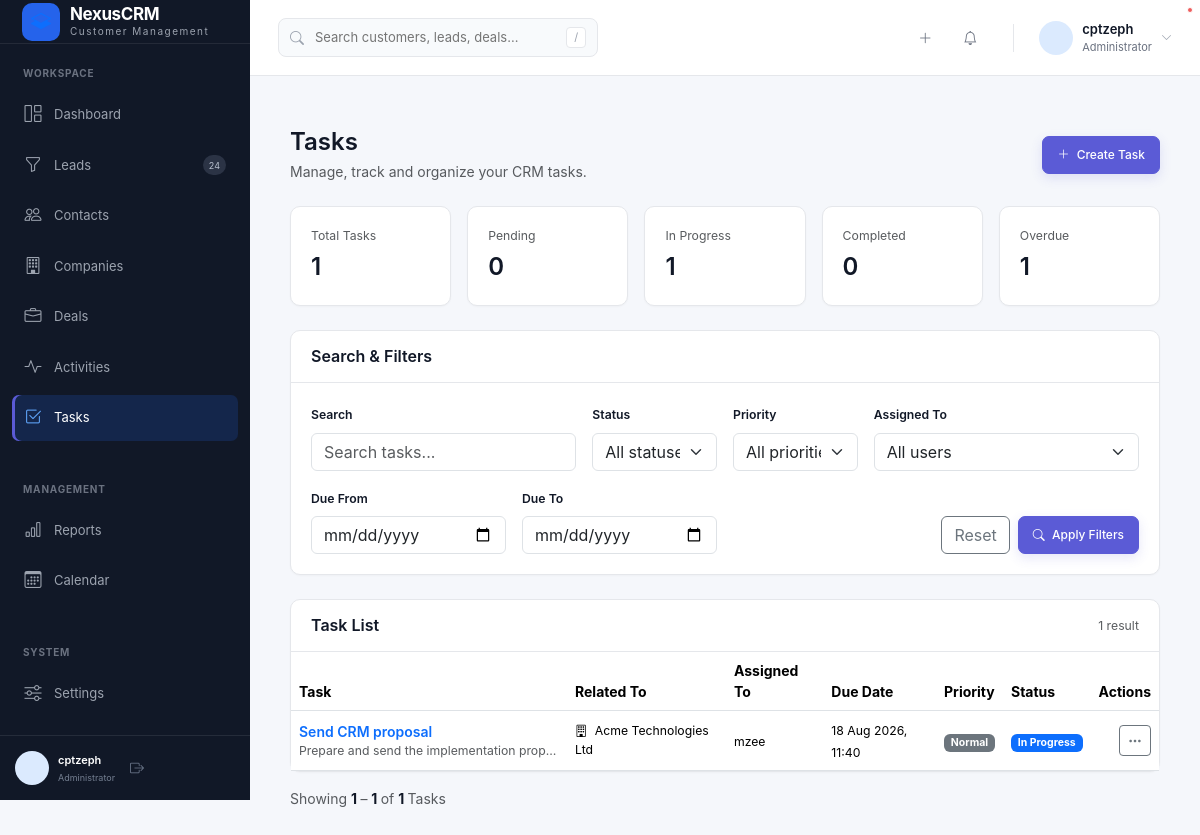
Page /tasks/ (signed in) on the earlier database version.
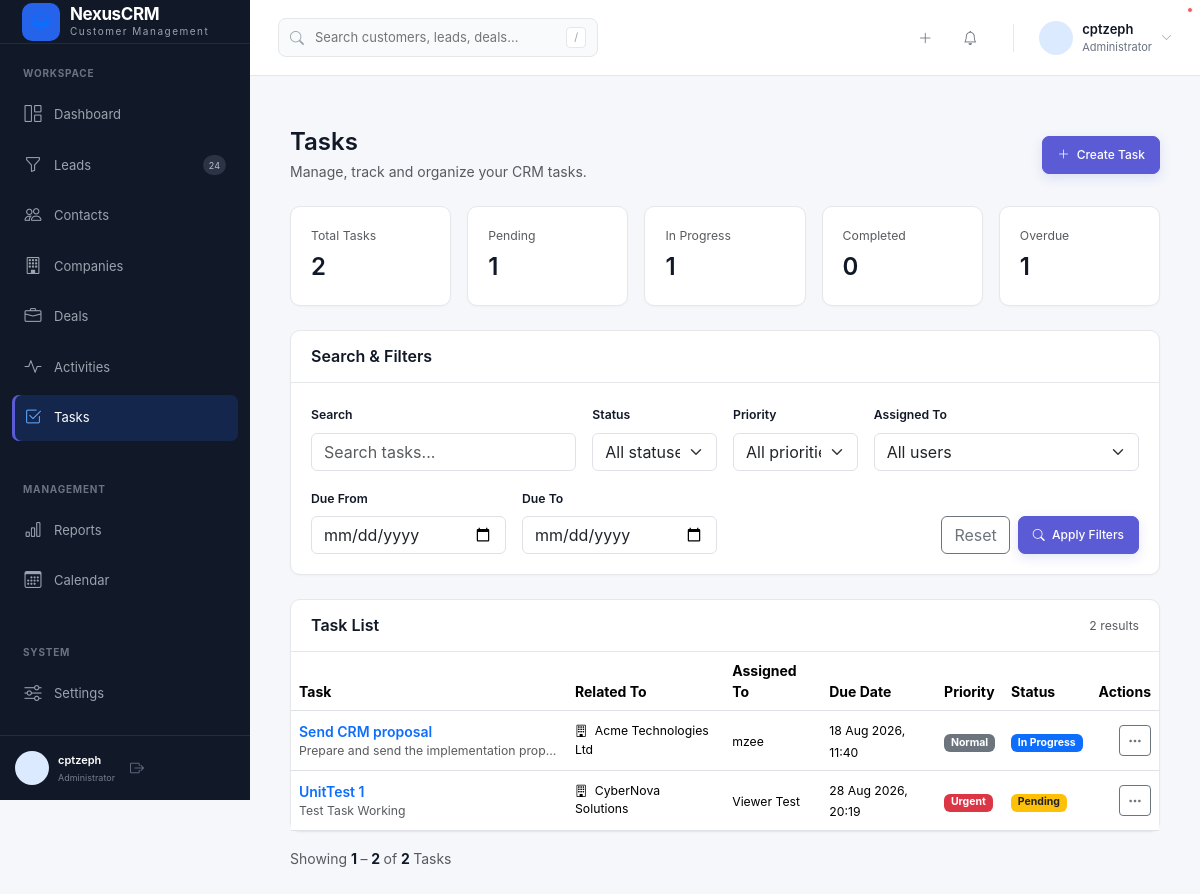
Same page on the later database version.
### crmApp/models.py (models this page shows, shortened)
class Task(models.Model):
    PRIORITY_LOW = "low"
    PRIORITY_NORMAL = "normal"
    PRIORITY_HIGH = "high"
    PRIORITY_URGENT = "urgent"
    PRIORITY_CHOICES = [
        (PRIORITY_LOW, "Low"),
        (PRIORITY_NORMAL, "Normal"),
        (PRIORITY_HIGH, "High"),
        (PRIORITY_URGENT, "Urgent"),
    ]
    STATUS_PENDING = "pending"
    STATUS_IN_PROGRESS = "in_progress"
    STATUS_COMPLETED = "completed"
    STATUS_CANCELLED = "cancelled"
    STATUS_CHOICES = [
        (STATUS_PENDING, "Pending"),
        (STATUS_IN_PROGRESS, "In Progress"),
        (STATUS_COMPLETED, "Completed"),
        (STATUS_CANCELLED, "Cancelled"),
    ]
    title = models.CharField(
        max_length=200
    )
    description = models.TextField(
        blank=True
    )
    company = models.ForeignKey(
        Company,
        on_delete=models.CASCADE,
        null=True,
        blank=True,
        related_name="tasks"
    )
    contact = models.ForeignKey(
        Contact,
        on_delete=models.CASCADE,
        null=True,
        blank=True,
        related_name="tasks"
    )
    lead = models.ForeignKey(
        Lead,
        on_delete=models.CASCADE,
        null=True,
        blank=True,
        related_name="tasks"
    )
    deal = models.ForeignKey(
        Deal,
        on_delete=models.CASCADE,
        null=True,
        blank=True,
        related_name="tasks"
    )
    assigned_to = models.ForeignKey(
        User,
        on_delete=models.SET_NULL,
        null=True,
        blank=True,
        related_name="assigned_tasks"
    )
    due_date = models.DateTimeField(
        null=True,
        blank=True
    )
    priority = models.CharField(
        max_length=20,
        choices=PRIORITY_CHOICES,
        default=PRIORITY_NORMAL
    )
    status = models.CharField(
        max_length=20,
        choices=STATUS_CHOICES,
        default=STATUS_PENDING
    )
    created_by = models.ForeignKey(
        User,
        on_delete=models.SET_NULL,
        null=True,
        related_name="created_tasks"
    )
    created_at = models.DateTimeField(
        auto_now_add=True
    )
    updated_at = models.DateTimeField(
        auto_now=True
    )
    class Meta:
        ordering = ["due_date", "-created_at"]
        indexes = [
            models.Index(fields=["status"]),
            models.Index(fields=["priority"]),
            models.Index(fields=["due_date"]),
            models.Index(fields=["assigned_to"]),
        ]

class Company(models.Model):
    INDUSTRY_CHOICES = [
        ("technology", "Technology"),
        ("finance", "Finance"),
        ("healthcare", "Healthcare"),
        ("education", "Education"),
        ("retail", "Retail"),
        ("manufacturing", "Manufacturing"),
        ("real_estate", "Real Estate"),
        ("hospitality", "Hospitality"),
        ("other", "Other"),
    ]
    name = models.CharField(max_length=200)
    industry = models.CharField(
        max_length=50,
        choices=INDUSTRY_CHOICES,
        blank=True
    )
    website = models.URLField(blank=True)
    email = models.EmailField(blank=True)
    phone = models.CharField(max_length=50, blank=True)
    address = models.TextField(blank=True)
    city = models.CharField(max_length=100, blank=True)
    country = models.CharField(max_length=100, blank=True)
    description = models.TextField(blank=True)
    owner = models.ForeignKey(
        User,
        on_delete=models.SET_NULL,
        null=True,
        blank=True,
        related_name="owned_companies"
    )
    created_at = models.DateTimeField(auto_now_add=True)
    updated_at = models.DateTimeField(auto_now=True)
    class Meta:
        ordering = ["name"]

### crmApp/views.py (the view, shortened to what this page needs)
# urls.py: path("tasks/", views.task_list, name="tasks"),
@login_required
def task_list(request):
    tasks = Task.objects.select_related(
        "company",
        "contact",
        "lead",
        "deal",
        "assigned_to",
        "created_by",
    )
    search = request.GET.get(
        "search",
        ""
    ).strip()
    status = request.GET.get(
        "status",
        ""
    ).strip()
    priority = request.GET.get(
        "priority",
        ""
    ).strip()
    assigned_to = request.GET.get(
        "assigned_to",
        ""
    ).strip()
    if status:
        tasks = tasks.filter(
            status=status
        )
    if priority:
        tasks = tasks.filter(
            priority=priority
        )
    if assigned_to:
        tasks = tasks.filter(
            assigned_to_id=assigned_to
        )
    date_from = request.GET.get(
        "date_from",
        ""
    ).strip()
    date_to = request.GET.get(
        "date_to",
        ""
    ).strip()
    if date_from:
        tasks = tasks.filter(
            due_date__date__gte=date_from
        )
    if date_to:
        tasks = tasks.filter(
            due_date__date__lte=date_to
        )
    total_tasks = tasks.count()
    pending_tasks = tasks.filter(
        status=Task.STATUS_PENDING
    ).count()
    in_progress_tasks = tasks.filter(
        status=Task.STATUS_IN_PROGRESS
    ).count()
    completed_tasks = tasks.filter(
        status=Task.STATUS_COMPLETED
    ).count()
    overdue_tasks = tasks.filter(
        due_date__lt=timezone.now()
    ).exclude(
        status__in=[
            Task.STATUS_COMPLETED,
            Task.STATUS_CANCELLED,
        ]
    ).count()
    paginator = Paginator(
        tasks,
        10
    )
    page_number = request.GET.get(
        "page"
    )
    page_obj = paginator.get_page(
        page_number
    )
    context = {
        "page_obj": page_obj,
        "tasks": page_obj.object_list,
        "total_tasks": total_tasks,
        "pending_tasks": pending_tasks,
        "in_progress_tasks": in_progress_tasks,
        "completed_tasks": completed_tasks,
        "overdue_tasks": overdue_tasks,
        "users": User.objects.filter(
            is_active=True
        ).order_by(
            "first_name",
            "last_name",
            "username"
        ),
        "status_choices": Task.STATUS_CHOICES,
        "priority_choices": Task.PRIORITY_CHOICES,
        "selected_status": status,
        "selected_priority": priority,
        "selected_assigned_to": assigned_to,
        "date_from": date_from,
        "date_to": date_to,
        "search": search,
        "can_create_task": can_manage_tasks(
            request.user
        ),
    }
    return render(
        request,
        "crmApp/tasks/list.html",
        context
    )

### templates/crmApp/tasks/list.html (shortened to what the changed rows need)
{% extends "crmApp/base.html" %}
{% block content %}
<div class="container-fluid py-4">
    <div class="row g-3 mb-4">
        <div class="col-6 col-xl">
            <div class="crm-card h-100">
                <div class="crm-card-body">
                    <div class="text-muted small mb-1">
                        Total Tasks
                    </div>
                    <div class="fs-4 fw-semibold">
                        {{ total_tasks }}
                    </div>
                </div>
            </div>
        </div>
        <div class="col-6 col-xl">
            <div class="crm-card h-100">
                <div class="crm-card-body">
                    <div class="text-muted small mb-1">
                        Pending
                    </div>
                    <div class="fs-4 fw-semibold">
                        {{ pending_tasks }}
                    </div>
                </div>
            </div>
        </div>
    </div>
    <div class="crm-card">
        <div class="crm-card-header
                    d-flex justify-content-between
                    align-items-center">
            <h6 class="mb-0 fw-semibold">
                Task List
            </h6>
            <span class="text-muted small">
                {{ page_obj.paginator.count }} result{{ page_obj.paginator.count|pluralize }}
            </span>
        </div>
        {% if tasks %}
            <div class="table-responsive">
                <table class="table table-hover align-middle mb-0">
                    <thead>
                        <tr>
                            <th>
                                Task
                            </th>
                            <th>
                                Related To
                            </th>
                            <th>
                                Assigned To
                            </th>
                            <th>
                                Due Date
                            </th>
                            <th>
                                Priority
                            </th>
                            <th>
                                Status
                            </th>
                            <th class="text-end">
                                Actions
                            </th>
                        </tr>
                    </thead>
                    <tbody>
                        {% for task in tasks %}
                            <tr>
                                <td>
                                    <div class="fw-semibold">
    <a
        href="{% url 'task_detail' task.pk %}"
        class="text-decoration-none"
    >
        {{ task.title }}
    </a>
</div>
                                    {% if task.description %}
                                        <div
                                            class="text-muted small text-truncate"
                                            style="max-width:260px;"
                                        >
                                            {{ task.description }}
                                        </div>
                                    {% endif %}
                                </td>
                                <td>
                                    {% if task.company %}
                                        <div class="small">
                                            <i class="bi bi-building me-1"></i>
                                            {{ task.company.name }}
                                        </div>
                                    {% elif task.contact %}
                                        <div class="small">
                                            <i class="bi bi-person me-1"></i>
                                            {{ task.contact.full_name }}
                                        </div>
                                    {% elif task.lead %}
                                        <div class="small">
                                            <i class="bi bi-funnel me-1"></i>
                                            {{ task.lead.full_name }}
                                        </div>
                                    {% elif task.deal %}
                                        <div class="small">
                                            <i class="bi bi-kanban me-1"></i>
                                            {{ task.deal.name }}
                                        </div>
                                    {% else %}
                                        <span class="text-muted small">
                                            —
                                        </span>
                                    {% endif %}
                                </td>
                                <td>
                                    {% if task.assigned_to %}
                                        <span class="small">
                                            {% if task.assigned_to.get_full_name %}
                                                {{ task.assigned_to.get_full_name }}
                                            {% else %}
                                                {{ task.assigned_to.username }}
                                            {% endif %}
                                        </span>
                                    {% else %}
                                        <span class="text-muted small">
                                            Unassigned
                                        </span>
                                    {% endif %}
                                </td>
                                <td>
                                    {% if task.due_date %}
                                        <span class="small">
                                            {{ task.due_date|date:"d M Y, H:i" }}
                                        </span>
                                    {% else %}
                                        <span class="text-muted small">
                                            No due date
                                        </span>
                                    {% endif %}
                                </td>
                                <td>
                                    {% if task.priority == "urgent" %}
                                        <span class="badge bg-danger">
                                            Urgent
                                        </span>
                                    {% elif task.priority == "high" %}
                                        <span class="badge bg-warning text-dark">
                                            High
                                        </span>
                                    {% elif task.priority == "normal" %}
                                        <span class="badge bg-secondary">
                                            Normal
                                        </span>
                                    {% else %}
                                        <span class="badge bg-light text-dark border">
                                            Low
                                        </span>
                                    {% endif %}
                                </td>
                                <td>
                                    {% if task.status == "completed" %}
                                        <span class="badge bg-success">
                                            Completed
                                        </span>
                                    {% elif task.status == "in_progress" %}
                                        <span class="badge bg-primary">
                                            In Progress
                                        </span>
                                    {% elif task.status == "cancelled" %}
                                        <span class="badge bg-dark">
                                            Cancelled
                                        </span>
                                    {% else %}
                                        <span class="badge bg-warning text-dark">
                                            Pending
                                        </span>
                                    {% endif %}
                                </td>
                                <td class="text-end">
                                    <div class="dropdown">
                                        <button
                                            class="btn btn-sm btn-outline-secondary"
                                            type="button"
                                            data-bs-toggle="dropdown"
                                            aria-expanded="false"
                                        >
                                            <i class="bi bi-three-dots"></i>
                                        </button>
                                    </div>
                                </td>
                            </tr>
                        {% endfor %}
                    </tbody>
                </table>
            </div>
        </div>
            <div class="mt-3">
            {% if page_obj.paginator.count > 0 %}
                <span class="text-muted">
                    Showing
                </span>
                <strong>
                    {{ page_obj.start_index }}
                </strong>
                <span class="text-muted">
                    –
                </span>
                <strong>
                    {{ page_obj.end_index }}
                </strong>
                <span class="text-muted">
                    of
                </span>
                <strong>
                    {{ page_obj.paginator.count }}
                </strong>
                <span class="text-muted">
                    Tasks
                </span>
            {% else %}
                <span class="text-muted">
                    Showing 0 Tasks
                </span>
            {% endif %}
        {% endif %}
    </div>
</div>
{% endblock %}

Differences in the rows shown:
added Task: title "UnitTest 1", description "Test Task Working", company.name "CyberNova Solutions", assigned_to.get_full_name "Viewer Test", due_date "28 Aug 2026, 20:19", priority "Urgent", status "Pending"
Other differences:
{{ total_tasks }}: "1" → "2"
{{ pending_tasks }}: "0" → "1"
{{ page_obj.paginator.count }}: "1" → "2"
{{ page_obj.end_index }}: "1" → "2"
